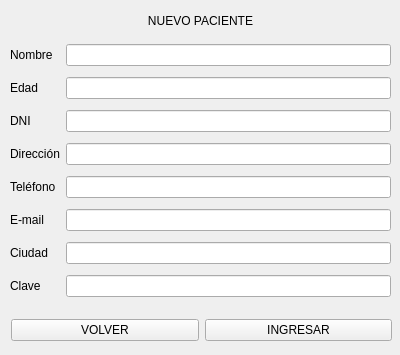
<?xml version="1.0" encoding="UTF-8"?>
<ui version="4.0">
 <class>newpac</class>
 <widget class="QWidget" name="newpac">
  <property name="geometry">
   <rect>
    <x>0</x>
    <y>0</y>
    <width>400</width>
    <height>355</height>
   </rect>
  </property>
  <property name="windowTitle">
   <string>Form</string>
  </property>
  <widget class="QLabel" name="label_10">
   <property name="geometry">
    <rect>
     <x>10</x>
     <y>0</y>
     <width>381</width>
     <height>41</height>
    </rect>
   </property>
   <property name="text">
    <string>NUEVO PACIENTE</string>
   </property>
   <property name="textFormat">
    <enum>Qt::AutoText</enum>
   </property>
   <property name="alignment">
    <set>Qt::AlignCenter</set>
   </property>
  </widget>
  <widget class="QWidget" name="layoutWidget">
   <property name="geometry">
    <rect>
     <x>11</x>
     <y>310</y>
     <width>381</width>
     <height>41</height>
    </rect>
   </property>
   <layout class="QGridLayout" name="gridLayout_2">
    <item row="0" column="1">
     <widget class="QPushButton" name="btn_ingresar">
      <property name="text">
       <string>INGRESAR</string>
      </property>
     </widget>
    </item>
    <item row="0" column="0">
     <widget class="QPushButton" name="btn_volver">
      <property name="text">
       <string>VOLVER</string>
      </property>
     </widget>
    </item>
   </layout>
  </widget>
  <widget class="QWidget" name="layoutWidget_2">
   <property name="geometry">
    <rect>
     <x>10</x>
     <y>39</y>
     <width>381</width>
     <height>271</height>
    </rect>
   </property>
   <layout class="QGridLayout" name="gridLayout">
    <item row="7" column="1">
     <widget class="QLineEdit" name="input_clave">
      <property name="echoMode">
       <enum>QLineEdit::Password</enum>
      </property>
     </widget>
    </item>
    <item row="2" column="1">
     <widget class="QLineEdit" name="input_DNI"/>
    </item>
    <item row="0" column="1">
     <widget class="QLineEdit" name="input_nombre"/>
    </item>
    <item row="7" column="0">
     <widget class="QLabel" name="label_11">
      <property name="text">
       <string>Clave</string>
      </property>
     </widget>
    </item>
    <item row="4" column="0">
     <widget class="QLabel" name="label_5">
      <property name="text">
       <string>Teléfono</string>
      </property>
     </widget>
    </item>
    <item row="1" column="0">
     <widget class="QLabel" name="label_2">
      <property name="text">
       <string>Edad</string>
      </property>
     </widget>
    </item>
    <item row="3" column="1">
     <widget class="QLineEdit" name="input_dir"/>
    </item>
    <item row="1" column="1">
     <widget class="QLineEdit" name="input_edad"/>
    </item>
    <item row="0" column="0">
     <widget class="QLabel" name="label">
      <property name="text">
       <string>Nombre</string>
      </property>
     </widget>
    </item>
    <item row="5" column="1">
     <widget class="QLineEdit" name="input_email"/>
    </item>
    <item row="4" column="1">
     <widget class="QLineEdit" name="input_tel"/>
    </item>
    <item row="5" column="0">
     <widget class="QLabel" name="label_6">
      <property name="text">
       <string>E-mail</string>
      </property>
     </widget>
    </item>
    <item row="2" column="0">
     <widget class="QLabel" name="label_3">
      <property name="text">
       <string>DNI</string>
      </property>
     </widget>
    </item>
    <item row="6" column="1">
     <widget class="QLineEdit" name="input_ciudad"/>
    </item>
    <item row="3" column="0">
     <widget class="QLabel" name="label_4">
      <property name="text">
       <string>Dirección</string>
      </property>
     </widget>
    </item>
    <item row="6" column="0">
     <widget class="QLabel" name="label_7">
      <property name="text">
       <string>Ciudad</string>
      </property>
     </widget>
    </item>
   </layout>
  </widget>
 </widget>
 <resources/>
 <connections/>
</ui>
